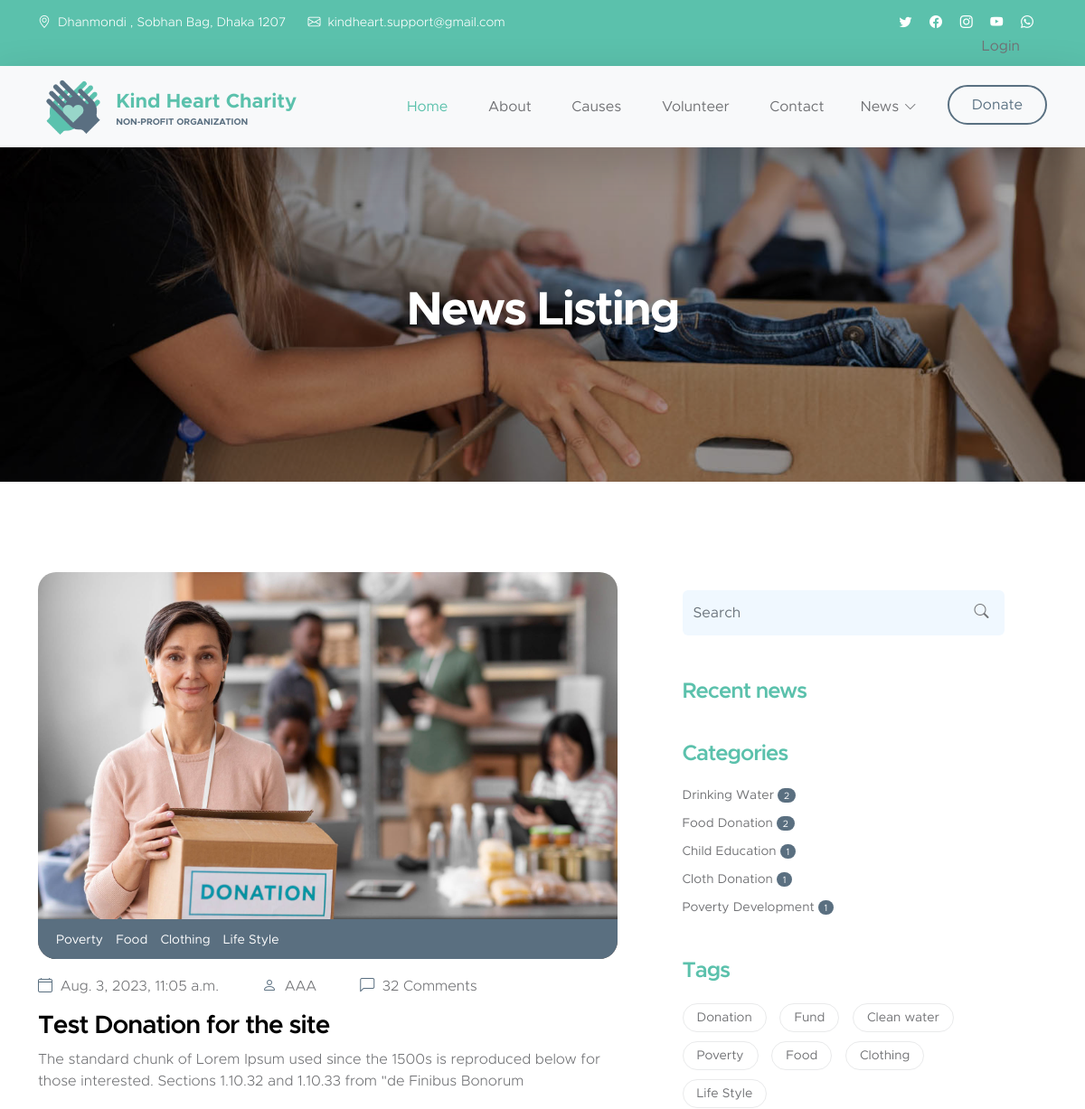
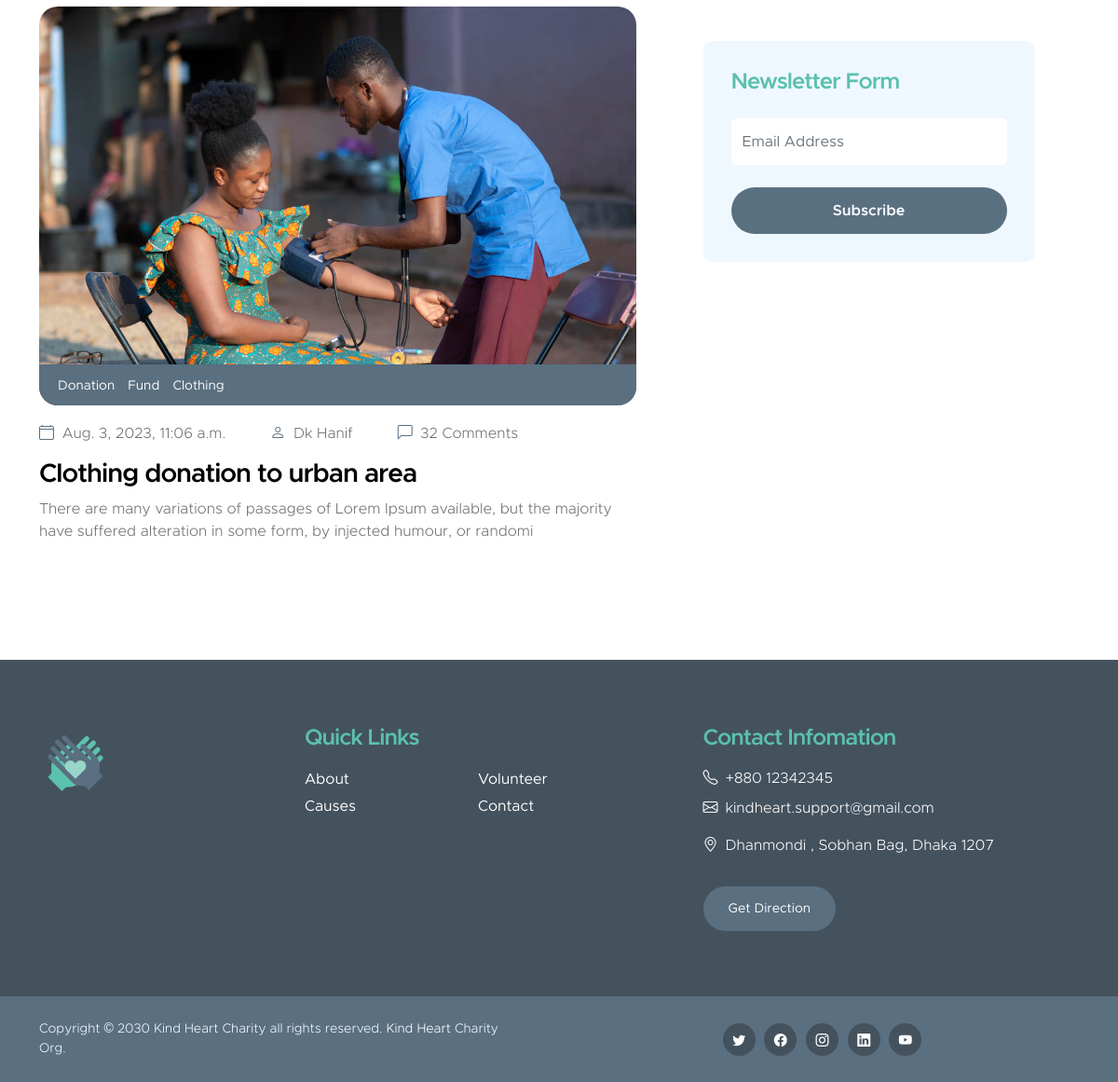
Screenshot of /news-list-tag/6/ with the database file from the repository (2 pictures, top to bottom).
### donation/models.py (models this page shows, shortened)
class WebsiteSetting(models.Model):
    navbar_logo = models.ImageField(upload_to='logo/')
    footer_logo = models.ImageField(upload_to='logo/')
    copyright = models.CharField(max_length=100)
    address = models.CharField(max_length=200)
    phone = models.CharField(max_length=30)
    email = models.EmailField(max_length=200)
    facebook_link = models.CharField(max_length=250)
    youtube_link = models.CharField(max_length=250)
    instagram_link = models.CharField(max_length=250)
    twitter_link = models.CharField(max_length=250)
    linkedin_link = models.CharField(max_length=250)

class Menu(models.Model):
    menu_name = models.CharField(max_length=20)
    id_or_href = models.CharField(max_length=150)
    is_active = models.BooleanField(default=True)
    is_display = models.BooleanField(default=True)
    is_dropdown_menu = models.BooleanField(default=False)
    def get_submenu(self):
        return self.submenu_set.filter(is_active=True)

class AddNews(models.Model):
    tags = models.ManyToManyField(Tag)
    category = models.ManyToManyField(NewsCategory)
    image_1 = models.ImageField(upload_to='news/')
    image_2 = models.ImageField(upload_to='news/')
    image_3 = models.ImageField(upload_to='news/')
    news_title = models.CharField(max_length=250)
    news_description = models.TextField()
    news_quote = models.CharField(max_length=200)
    news_author_name = models.CharField(max_length=100)
    datetime = models.DateTimeField(auto_now=True)
    is_draft = models.BooleanField(default=False)
    @property
    def get_short_desc(self):
        return self.news_description[:150]

class Tag(models.Model):
    tag_name = models.CharField(max_length=30)
    def __str__(self):
        return self.tag_name

class NewsCategory(models.Model):
    category_name = models.CharField(max_length=100)

### donation/views.py (the view)
# urls.py: path('news-list-tag/<int:tag_id>/', views.get_specific_tag_item, name='news-list_tag'),
def get_specific_tag_item(request, tag_id):
    menus = Menu.objects.filter(is_active=True, is_display=True, is_dropdown_menu=False)
    submenus = Menu.objects.filter(is_active=True, is_display=True, is_dropdown_menu=True)
    news_category = NewsCategory.objects.all()
    news_tags = Tag.objects.all()
    tag_name = Tag.objects.get(pk=tag_id)
    obj = AddNews.objects.filter(tags=tag_name)
    website_settings = WebsiteSetting.objects.get()
    context = {
        'obj': obj,
        'news_category': news_category,
        'news_tags': news_tags,
        'website_settings': website_settings,
        'menus': menus,
        'submenus': submenus,
    }
    return render(request, 'news-list.html', context=context)

### templates/news-list.html (shortened to what this page needs)
{% load static %}
{% include 'base.html' %}
{% block main-container %}
    {% include 'header.html' %}
    <nav class="navbar navbar-expand-lg bg-light shadow-lg">
        <div class="container">
            <a class="navbar-brand" href="/">
                <img src="{{ website_settings.navbar_logo.url }}" class="logo img-fluid" alt="Kind Heart Charity">
                <span>
                    Kind Heart Charity
                    <small>Non-profit Organization</small>
                </span>
            </a>
            <div class="collapse navbar-collapse" id="navbarNav">
                <ul class="navbar-nav ms-auto">
                    <li class="nav-item">
                        <a class="nav-link click-scroll" href="/">Home</a>
                        {% for menu in menus %}
                            <a class="nav-link click-scroll"
                               href="{% url 'home' %}#{{ menu.id_or_href }}">{{ menu.menu_name }}</a>
                        {% endfor menus %}
                    </li>
                    {% for submenu in submenus %}
                        {% if submenu.get_submenu %}
                            <li class="nav-item dropdown">
                                <a class="nav-link click-scroll dropdown-toggle" href="#{{ submenu.id_or_href }}"
                                   id="navbarLightDropdownMenuLink" role="button" data-bs-toggle="dropdown"
                                   aria-expanded="false">{{ submenu.menu_name }}</a>
                            </li>
                        {% endif %}
                    {% endfor %}
                    <li class="nav-item ms-3">
                        <a class="nav-link custom-btn custom-border-btn btn" href="{% url 'donation' %}">Donate</a>
                    </li>
                </ul>
            </div>
        </div>
    </nav>
    <main>
        <section class="news-detail-header-section text-center">
            <div class="section-overlay"></div>
            <div class="container">
                <div class="row">
                    <div class="col-lg-12 col-12">
                        <h1 class="text-white">News Listing</h1>
                    </div>
                </div>
            </div>
        </section>
        <section class="news-section section-padding">
            <div class="container">
                <div class="row">
                    <div class="col-lg-7 col-12">
                        {% for newslist in obj %}
                            <div class="news-block">
                                <div class="news-block-top">
                                    <a href="{% url 'news-details' newslist.pk %}">
                                        <img src="{{ newslist.image_1.url }}"
                                             class="news-image img-fluid" alt="">
                                    </a>
                                    <div class="news-category-block">
                                        {% for tag in newslist.tags.all %}
                                            <a href="{% url 'news-list_tag' tag.pk %}" class="category-block-link">
                                                {{ tag }}
                                            </a>
                                        {% endfor %}
                                    </div>
                                </div>
                                <div class="news-block-info">
                                    <div class="d-flex mt-2">
                                        <div class="news-block-date">
                                            <p>
                                                <i class="bi-calendar4 custom-icon me-1"></i>
                                                {{ newslist.datetime }}
                                            </p>
                                        </div>
                                        <div class="news-block-author mx-5">
                                            <p>
                                                <i class="bi-person custom-icon me-1"></i>
                                                {{ newslist.news_author_name }}
                                            </p>
                                        </div>
                                        <div class="news-block-comment">
                                            <p>
                                                <i class="bi-chat-left custom-icon me-1"></i>
                                                32 Comments
                                            </p>
                                        </div>
                                    </div>
                                    <div class="news-block-title mb-2">
                                        <h4><a href="{% url 'news-details' newslist.pk %}"
                                               class="news-block-title-link">{{ newslist.news_title }}</a></h4>
                                    </div>
                                    <div class="news-block-body">
                                        <p>{{ newslist.get_short_desc }}</p>
                                    </div>
                                </div>
                            </div>
                        {% endfor %}
                    </div>
                    <div class="col-lg-4 col-12 mx-auto mt-4 mt-lg-0">
                        <form class="custom-form search-form" action="{% url 'search_news' %}" method="get" role="form">
                            <input class="form-control" type="search" name="searchQuery" placeholder="Search"
                                   aria-label="Search" required>
                            <button type="submit" class="form-control">
                                <i class="bi-search"></i>
                            </button>
                        </form>
                        <h5 class="mt-5 mb-3">Recent news</h5>
                        <div class="category-block d-flex flex-column">
                            <h5 class="mb-3">Categories</h5>
                            {% for category in news_category %}
                                <a href="{% url 'news-list' category.pk %}" class="category-block-link">
                                    {{ category.category_name }}
                                    <span class="badge">{{ category.addnews_set.count }}</span>
                                </a>
                            {% endfor %}
                        </div>
                        <div class="tags-block">
                            <h5 class="mb-3">Tags</h5>
                            {% for tag in news_tags %}
                                <a href="{% url 'news-list' tag.pk %}" class="tags-block-link">
                                    {{ tag }}
                                </a>
                            {% endfor %}
                        </div>
                        <form class="custom-form subscribe-form" action="{% url 'news-letter' %}" method="post"
                              role="form">
                            <h5 class="mb-4">Newsletter Form</h5>
                            <input type="email" name="news_letter_email" id="news_letter_email" pattern="[^ @]*@[^ @]*"
                                   class="form-control" placeholder="Email Address" required>
                            <div class="col-lg-12 col-12">
                                <button type="submit" class="form-control">Subscribe</button>
                            </div>
                        </form>
                    </div>
                </div>
            </div>
        </section>
    </main>
    {% include 'footer.html' %}
{% endblock %}

### templates/header.html
<header class="site-header">
    <div class="container">
        <div class="row">
            <div class="col-lg-8 col-12 d-flex flex-wrap">
                <p class="d-flex me-4 mb-0">
                    <i class="bi-geo-alt me-2"></i>
                    {{ website_settings.address }}
                </p>
                <p class="d-flex mb-0">
                    <i class="bi-envelope me-2"></i>
                    <a href="">
                        {{ website_settings.email }}
                    </a>
                </p>
            </div>
            <div class="col-lg-3 col-12 ms-auto d-lg-block d-none">
                <ul class="social-icon">
                    <li class="social-icon-item">
                        <a href="{{ website_settings.twitter_link }}" class="social-icon-link bi-twitter"></a>
                    </li>
                    <li class="social-icon-item">
                        <a href="{{ website_settings.facebook_link }}" class="social-icon-link bi-facebook"></a>
                    </li>
                    <li class="social-icon-item">
                        <a href="{{ website_settings.instagram_link }}" class="social-icon-link bi-instagram"></a>
                    </li>
                    <li class="social-icon-item">
                        <a href="{{ website_settings.youtube_link }}" class="social-icon-link bi-youtube"></a>
                    </li>
                    <li class="social-icon-item">
                        <a href="" class="social-icon-link bi-whatsapp"></a>
                    </li>
                    <br>
                    {% if request.user.is_authenticated %}
                        <li class="social-icon-item">
                            <p class="nav-link" style="margin-right: 15px">Welcome, {{ request.user.username }}</p>
                        </li>
                        <li class="social-icon-item">
                            <a href="{% url 'logout' %}" class="nav-link" style="margin-right: 15px">Logout</a>
                        </li>
                    {% else %}
                        <li class="social-icon-item">
                            <a href="{% url 'login' %}" class="nav-link" style="margin-right: 30px">Login</a>
                        </li>
                    {% endif %}
                </ul>
            </div>
        </div>
    </div>
</header>

### templates/footer.html
{% load static %}
<footer class="site-footer">
        <div class="container">
            <div class="row">
                <div class="col-lg-3 col-12 mb-4">
                    <img src="{{ website_settings.footer_logo.url}}" class="logo img-fluid" alt="">
                </div>
                <div class="col-lg-4 col-md-6 col-12 mb-4">
                    <h5 class="site-footer-title mb-3">Quick Links</h5>
                    <ul class="footer-menu">
                        {% for menu in menus  %}
                        <li class="footer-menu-item"><a href="#{{ menu.id_or_href }}" class="footer-menu-link">{{ menu.menu_name }}</a></li>
                        {% endfor %}
                    </ul>
                </div>
                <div class="col-lg-4 col-md-6 col-12 mx-auto">
                    <h5 class="site-footer-title mb-3">Contact Infomation</h5>
                    <p class="text-white d-flex mb-2">
                        <i class="bi-telephone me-2"></i>
                        <a href="tel: 305-240-9671" class="site-footer-link">
                            {{ website_settings.phone }}
                        </a>
                    </p>
                    <p class="text-white d-flex">
                        <i class="bi-envelope me-2"></i>
                        <a href="mailto:info@yourgmail.com" class="site-footer-link">
                            {{ website_settings.email }}
                        </a>
                    </p>
                    <p class="text-white d-flex mt-3">
                        <i class="bi-geo-alt me-2"></i>
                        {{ website_settings.address }}
                    </p>
                    <a href="#" class="custom-btn btn mt-3">Get Direction</a>
                </div>
            </div>
        </div>
        <div class="site-footer-bottom">
            <div class="container">
                <div class="row">
                    <div class="col-lg-6 col-md-7 col-12">
                        <p class="copyright-text mb-0">Copyright © {{ website_settings.copyright }} <a href="#">Kind Heart</a> Charity Org.
                        </p>
                    </div>
                    <div class="col-lg-6 col-md-5 col-12 d-flex justify-content-center align-items-center mx-auto">
                        <ul class="social-icon">
                            <li class="social-icon-item">
                                <a href="{{ website_settings.twitter_link }}" class="social-icon-link bi-twitter"></a>
                            </li>
                            <li class="social-icon-item">
                                <a href="{{ website_settings.facebook_link }}" class="social-icon-link bi-facebook"></a>
                            </li>
                            <li class="social-icon-item">
                                <a href="{{ website_settings.instagram_link }}" class="social-icon-link bi-instagram"></a>
                            </li>
                            <li class="social-icon-item">
                                <a href="{{ website_settings.linkedin_link }}" class="social-icon-link bi-linkedin"></a>
                            </li>
                            <li class="social-icon-item">
                                <a href="{{ website_settings.youtube_link }}" class="social-icon-link bi-youtube"></a>
                            </li>
                        </ul>
                    </div>
                </div>
            </div>
        </div>
    </footer>

### rows the page displays
WebsiteSetting: address "Dhanmondi , Sobhan Bag, Dhaka 1207", email "kindheart.support@gmail.com", navbar_logo (picture), footer_logo (picture), phone "+880 12342345", copyright "2030 Kind Heart Charity all rights reserved."
Menu: menu_name "About"
Menu: menu_name "Causes"
Menu: menu_name "Volunteer"
Menu: menu_name "Contact"
Menu: menu_name "News"
AddNews: image_1 (picture), datetime "Aug. 3, 2023, 11:05 a.m.", news_author_name "AAA", news_title "Test Donation for the site", get_short_desc "The standard chunk of Lorem Ipsum used since the 1500s is reproduced below for those interested. Sections 1.10.32 and 1.10.33 from \"de Finibus Bonorum"
Tag: tag_name "Poverty"
Tag: tag_name "Food"
Tag: tag_name "Clothing"
Tag: tag_name "Life Style"
AddNews: image_1 (picture), datetime "Aug. 3, 2023, 11:06 a.m.", news_author_name "Dk Hanif", news_title "Clothing donation to urban area", get_short_desc "There are many variations of passages of Lorem Ipsum available, but the majority have suffered alteration in some form, by injected humour, or randomi"
Tag: tag_name "Donation"
Tag: tag_name "Fund"
NewsCategory: category_name "Drinking Water", addnews_set.count "2"
NewsCategory: category_name "Food Donation", addnews_set.count "2"
NewsCategory: category_name "Child Education", addnews_set.count "1"
NewsCategory: category_name "Cloth Donation", addnews_set.count "1"
NewsCategory: category_name "Poverty Development", addnews_set.count "1"
Tag: tag_name "Clean water"
